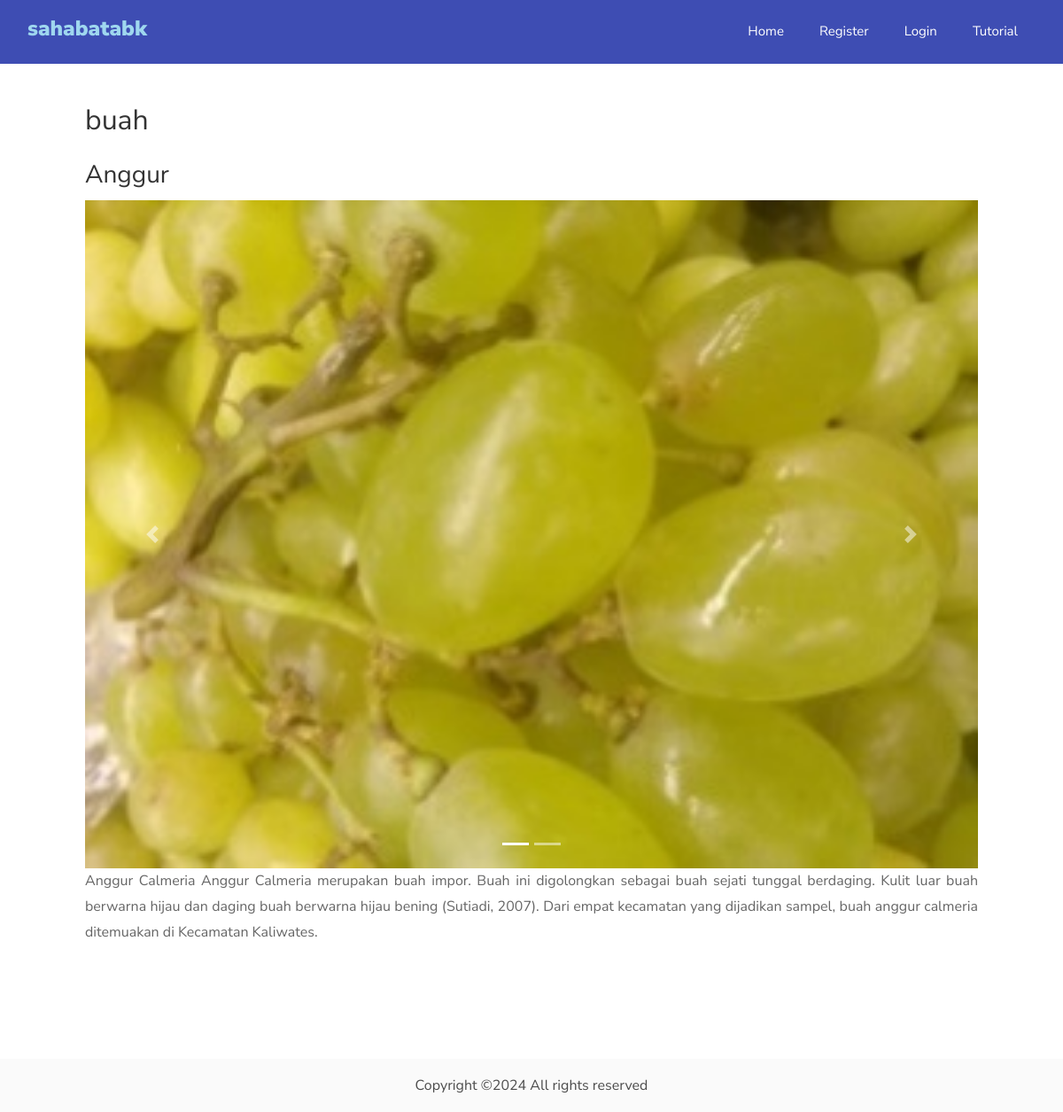
Screenshot of /search/detail/05-01-20185a4f3edb63e57 with the database file from the repository.
### tables this page shows
CREATE TABLE `ensiklopedia_data` (
  `data_id` varchar(100) NOT NULL,
  `kategori` varchar(50) NOT NULL,
  `nama` varchar(255) DEFAULT NULL,
  `jenis` varchar(255) DEFAULT NULL,
  `deskripsi` longtext DEFAULT NULL,
  `kandungan` text DEFAULT NULL,
  `manfaat` text DEFAULT NULL,
  `klasifikasi` text DEFAULT NULL,
  `sub_klasifikasi` text DEFAULT NULL,
  `video` varchar(255) DEFAULT NULL,
  `created_at` datetime NOT NULL,
  `updated_at` timestamp NOT NULL DEFAULT current_timestamp(),
  `is_active` int(1) NOT NULL DEFAULT 1,
  `cek` int(1) NOT NULL DEFAULT 0
);

CREATE TABLE `ensiklopedia_foto` (
  `jenis_foto` varchar(250) NOT NULL,
  `id_jenis` int(11) NOT NULL,
  `id_master` varchar(100) NOT NULL
);

### application/views/main/front-end.php (called while the page is built, shortened)
<?php
$this->load->view("partials/head");
$this->load->view("partials/navbar");
$this->load->view($page,$content);

### application/controllers/Search.php (called while the page is built, shortened)
<?php
class Search extends CI_Controller
{
	public function __construct()
	{
		$this->load->model("Mbuah_sayur", "data");
	}
	public function detail($data_id = "")
	{
		$data["content"] = $this->data->getById(array("data_id" => $data_id));
		$data["page"] = "pages/search/search_detail";
		$this->load->view("main/front-end", $data);
	}
}

### index.php (called while the page is built, shortened)
<?php
require_once BASEPATH.'core/CodeIgniter.php';

### application/models/Mbuah_sayur.php (called while the page is built, shortened)
<?php
class Mbuah_sayur extends CI_Model
{
	public function getById($where = array())
	{
		return $this->db->where($where)->get("ensiklopedia_data")->row();
	}
}

### application/views/pages/search/search_detail.php (the view, shortened to what this page needs)
<section class="ftco-section ">
	<div class="container">
		<div class="row p-5">
			<div class="p-5 order-md-last ftco-animate">
				<h2 class="mb-3"><?= $content->kategori ?></h2>
				<h3><?= $content->nama ?></h3>
				<?php
				$foto = $this->db->where("id_master", $content->data_id)->get("ensiklopedia_foto")->result();
				?>
				<div id="carouselExampleIndicators" class="carousel slide" data-ride="carousel">
					<ol class="carousel-indicators">
						<?php foreach ($foto as $key => $item): ?>
							<li data-target="#carouselExampleIndicators"
								data-slide-to="<?= $key ?>" <?= $key == 0 ? 'class="active"' : '' ?>></li>
						<?php endforeach; ?>
					</ol>
					<div class="carousel-inner">
						<?php foreach ($foto as $key => $item): ?>
							<div class="carousel-item <?= $key == 0 ? 'active' : '' ?>">
								<img class="d-block w-100" src="<?= base_url("img/$item->jenis_foto") ?>" alt="First slide">
							</div>
						<?php endforeach; ?>
					</div>
					<a class="carousel-control-prev" href="#carouselExampleIndicators" role="button" data-slide="prev">
						<span class="carousel-control-prev-icon" aria-hidden="true"></span>
					</a>
					<a class="carousel-control-next" href="#carouselExampleIndicators" role="button" data-slide="next">
						<span class="carousel-control-next-icon" aria-hidden="true"></span>
					</a>
				</div>
				<p class="text-justify"><?= $content->deskripsi ?></p>
			</div>
		</div>
	</div>
</section>

### rows the page displays
ensiklopedia_data: kategori "buah", nama "Anggur", deskripsi "Anggur Calmeria Anggur Calmeria merupakan buah impor. Buah ini digolongkan sebagai buah sejati tunggal berdaging. Kulit luar buah berwarna hijau dan daging buah berwarna hijau bening (Sutiadi, 2007). Dari empat kecamatan yang dijadikan sampel, buah anggur calmeria ditemuakan di Kecamatan Kaliwates."
ensiklopedia_foto: jenis_foto (picture)
